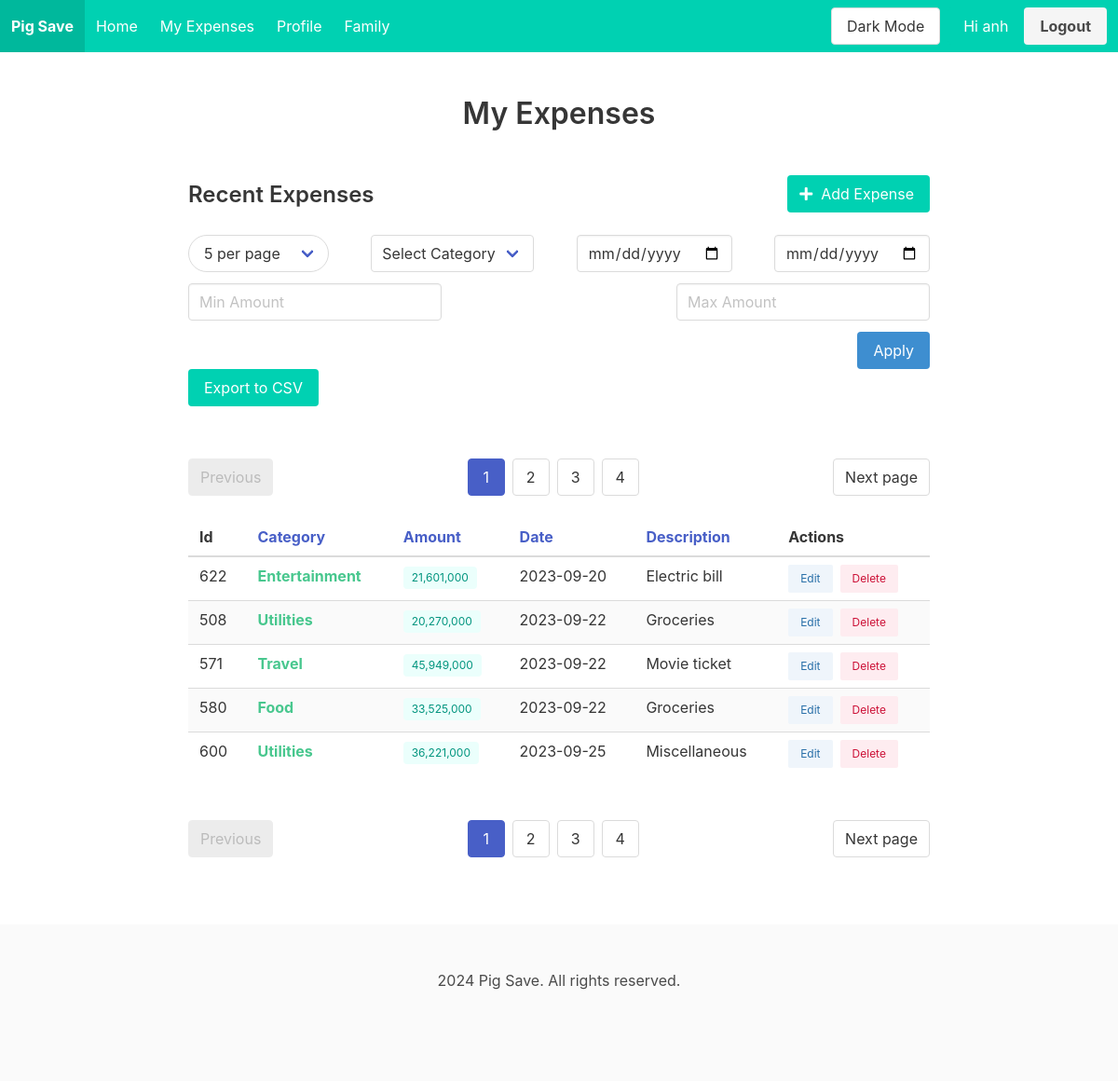
The page /expenses (signed in) on the database as committed earlier.
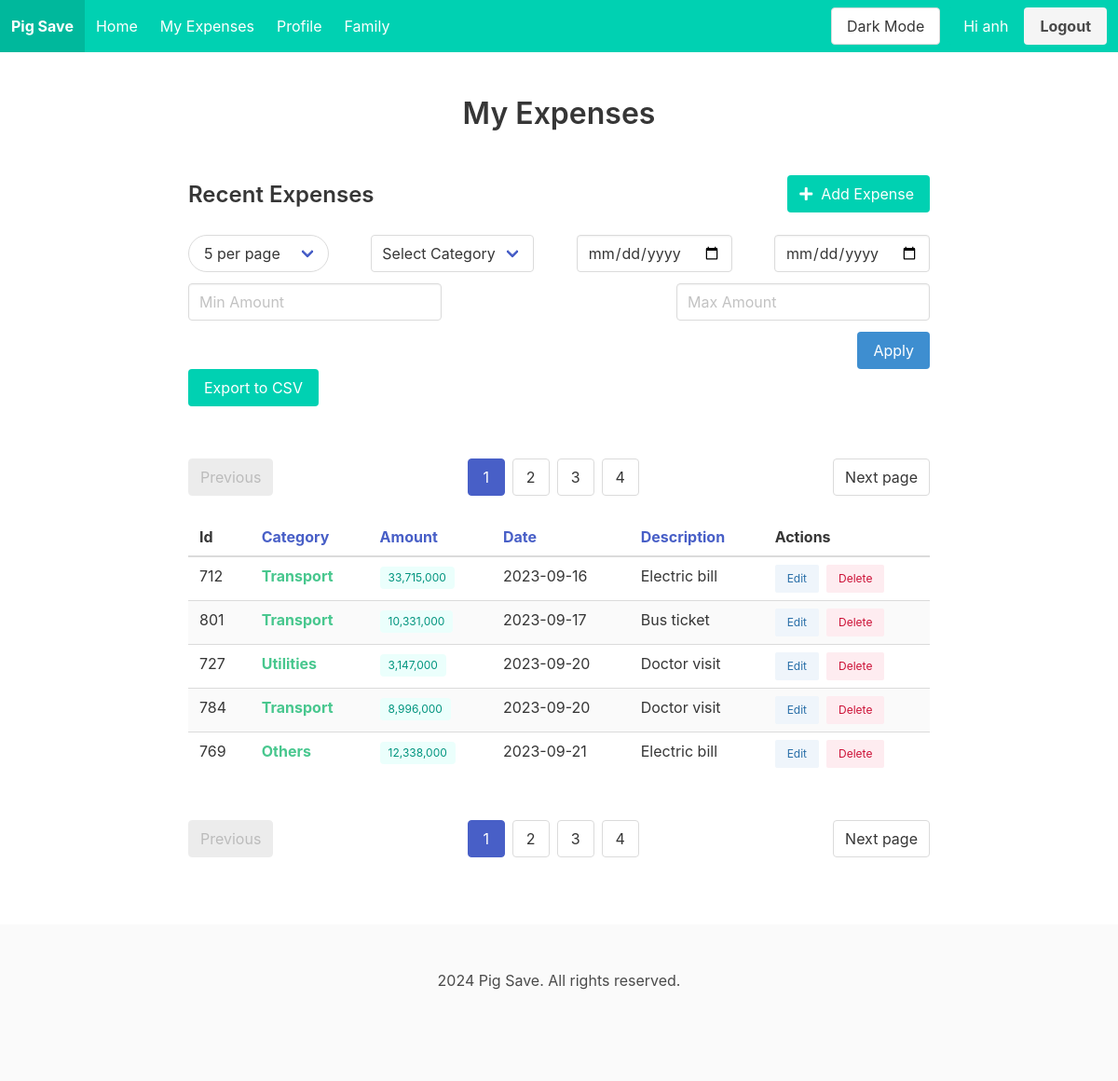
The same page on the database as committed later.
### tables this page shows
CREATE TABLE expenses (
            id INTEGER PRIMARY KEY AUTOINCREMENT,
            user_id INTEGER NOT NULL,
            amount REAL NOT NULL,
            category TEXT,
            description TEXT,
            date TEXT NOT NULL,
           FOREIGN KEY (user_id) REFERENCES users (id)
        );

### routes.py (the view)
@routes.route('/expenses')
@login_required
def expenses():
    user_id = current_user.id
    page = request.args.get('page', 1, type=int)
    size = request.args.get('size', 5, type=int)
    sort_by = request.args.get('sort_by', 'date')
    sort_order = request.args.get('sort_order', 'asc')
    filters = {key: request.args.get(key) for key in ['category', 'start_date', 'end_date', 'min_amount', 'max_amount']}
    expenses, total_expenses = Expense.get_expenses(user_id, page, size, filters, sort_by, sort_order)
    total_pages = math.ceil(total_expenses / size)
    max_pages_displayed = 4
    start_page = max(1, page - 2)
    end_page = min(total_pages, start_page + max_pages_displayed - 1)
    if end_page - start_page < max_pages_displayed - 1:
        start_page = max(1, end_page - max_pages_displayed + 1)
    return render_template('expense/list.html',
                           expenses=expenses,
                           page=page,
                           total_pages=total_pages,
                           end_page=end_page,
                           start_page=start_page,
                           filters=filters,
                           size=size,
                           sort_by=sort_by,
                           sort_order=sort_order)

### main.py (called while the page is built)
@login_manager.user_loader
def load_user(id):
    from models.user import User
    return User.getUser(id)

### models/user.py (called while the page is built)
    def getUser(user_id):
        conn = sqlite3.connect('pig_save.db')
        cursor = conn.cursor()
        cursor.execute('SELECT id, username, name FROM users WHERE id = ?', (user_id,))
        user = cursor.fetchone()
        conn.close()
        if user:
            return User(user[0], user[1], user[2])
        return None

### templates/expense/list.html (shortened to what the changed rows need)
{% extends "base.html" %}
{% block content %}
<section class="section">
  <div class="container">
    <div class="columns is-centered">
      <div class="column is-10">
        <h1 class="title has-text-centered is-3 mb-6">My Expenses</h1>
        <div class="level">
          <div class="level-left">
            <div class="level-item">
              <h2 class="title is-4">Recent Expenses</h2>
            </div>
          </div>
        </div>
          <form method="get" action="{{ url_for('main.expenses') }}" class="mb-5 filter-form">
            <nav class="pagination is-centered mt-6" role="navigation">
                <ul class="pagination-list">
                  {% for p in range(start_page, end_page + 1) %}
                    <li>
                      <a class="pagination-link {% if p == page %}is-current{% endif %}" href="{{ url_for('main.expenses', page=p, size=size, sort_order=sort_order, sort_by=sort_by) }}">{{ p }}</a>
                    </li>
                  {% endfor %}
                </ul>
              </nav>
            <div class="table-container">
              <table class="table is-striped is-hoverable is-fullwidth">
                <thead>
                    <tr>
                      <th>
                        Id
                      </th>
                      <th>
                        <a href="{{ url_for('main.expenses', sort_by='category', sort_order='desc' if sort_by == 'category' and sort_order == 'asc' else 'asc', page=page, size=size, **filters) }}">
                          Category
                        </a>
                      </th>
                      <th>
                        <a href="{{ url_for('main.expenses', sort_by='amount', sort_order='desc' if sort_by == 'amount' and sort_order == 'asc' else 'asc', page=page, size=size, **filters) }}">
                          Amount
                        </a>
                      </th>
                      <th>
                        <a href="{{ url_for('main.expenses', sort_by='date', sort_order='desc' if sort_by == 'date' and sort_order == 'asc' else 'asc', page=page, size=size, **filters) }}">
                            Date
                          </a>
                      </th>
                      <th>
                        <a href="{{ url_for('main.expenses', sort_by='description', sort_order='desc' if sort_by == 'description' and sort_order == 'asc' else 'asc', page=page, size=size, **filters) }}">
                          Description
                        </a>
                      </th>
                      <th>Actions</th>
                    </tr>
                  </thead>
                {% if expenses %}
                <tbody>
                  {% for expense in expenses %}
                    <tr>
                      <td>{{ expense[0] }}</td>
                      <td>
                        <strong class="has-text-success">{{ expense[3] }}</strong>
                      </td>
                      <td>
                        <span class="tag is-primary is-light">{{ '{:,.0f}'.format(expense[2]) }}</span>
                      </td>
                      <td>{{ expense[5] }}</td>
                      <td>{{ expense[4] }}</td>
                      <td>
                        <div class="buttons are-small">
                            <button type="button" class="button is-info is-light" onclick="editExpense('{{ expense[0] }}', '{{ expense[4] }}', '{{ expense[3] }}', '{{ expense[5] }}', '{{ expense[2] }}')">Edit</button>
                            <button type="button" class="button is-danger is-light" onclick="deleteExpense('{{ expense[0] }}')">Delete</button>
                        </div>
                      </td>
                    </tr>
                  {% endfor %}
                  {% else %}
                  <td colspan="5" class="has-text-centered is-centered is-size-4 is-bold">No records</td>
                </div>
            {% endif %}
                </tbody>
              </table>
            </div>
            <nav class="pagination is-centered mt-6" role="navigation" >
              <ul class="pagination-list">
                {% for p in range(start_page, end_page + 1) %}
                  <li>
                    <a class="pagination-link {% if p == page %}is-current{% endif %}" href="{{ url_for('main.expenses', page=p, size=size, sort_order=sort_order, sort_by=sort_by) }}">{{ p }}</a>
                  </li>
                {% endfor %}
              </ul>
            </nav>
      </div>
    </div>
  </div>
</section>
{% endblock %}

Rows that differ between the two databases and show on the page:
removed expenses: id "622", category "Entertainment", amount "21,601,000", date "2023-09-20", description "Electric bill"
removed expenses: id "508", category "Utilities", amount "20,270,000", date "2023-09-22", description "Groceries"
removed expenses: id "571", category "Travel", amount "45,949,000", date "2023-09-22", description "Movie ticket"
removed expenses: id "580", category "Food", amount "33,525,000", date "2023-09-22", description "Groceries"
removed expenses: id "600", category "Utilities", amount "36,221,000", date "2023-09-25", description "Miscellaneous"
added expenses: id "712", category "Transport", amount "33,715,000", date "2023-09-16", description "Electric bill"
added expenses: id "801", category "Transport", amount "10,331,000", date "2023-09-17", description "Bus ticket"
added expenses: id "727", category "Utilities", amount "3,147,000", date "2023-09-20", description "Doctor visit"
added expenses: id "784", category "Transport", amount "8,996,000", date "2023-09-20", description "Doctor visit"
added expenses: id "769", category "Others", amount "12,338,000", date "2023-09-21", description "Electric bill"
